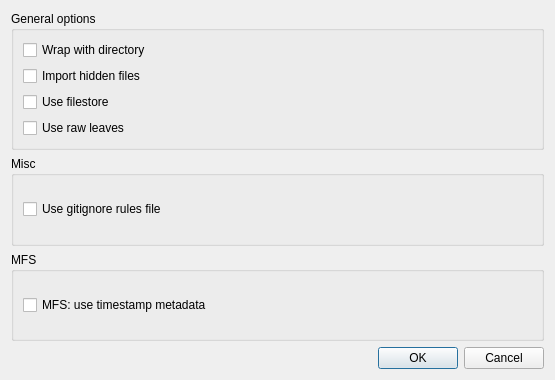
<?xml version="1.0" encoding="UTF-8"?>
<ui version="4.0">
 <class>MFSImportOptionsDialog</class>
 <widget class="QDialog" name="MFSImportOptionsDialog">
  <property name="geometry">
   <rect>
    <x>0</x>
    <y>0</y>
    <width>555</width>
    <height>380</height>
   </rect>
  </property>
  <property name="windowTitle">
   <string>Import options</string>
  </property>
  <layout class="QVBoxLayout" name="verticalLayout_2">
   <item>
    <layout class="QVBoxLayout" name="verticalLayout">
     <item>
      <widget class="QGroupBox" name="groupBox">
       <property name="title">
        <string>General options</string>
       </property>
       <layout class="QGridLayout" name="gridLayout_3">
        <item row="0" column="0">
         <layout class="QGridLayout" name="gridLayout_2">
          <item row="0" column="0">
           <widget class="QCheckBox" name="wrap">
            <property name="toolTip">
             <string>&lt;html&gt;&lt;head/&gt;&lt;body&gt;&lt;p&gt;Wrap added files/directories with a directory&lt;/p&gt;&lt;/body&gt;&lt;/html&gt;</string>
            </property>
            <property name="text">
             <string>Wrap with directory</string>
            </property>
           </widget>
          </item>
          <item row="1" column="0">
           <widget class="QCheckBox" name="hiddenFiles">
            <property name="toolTip">
             <string>&lt;html&gt;&lt;head/&gt;&lt;body&gt;&lt;p&gt;Import hidden files from the directory&lt;/p&gt;&lt;/body&gt;&lt;/html&gt;</string>
            </property>
            <property name="text">
             <string>Import hidden files</string>
            </property>
           </widget>
          </item>
         </layout>
        </item>
        <item row="1" column="0">
         <widget class="QCheckBox" name="filestore">
          <property name="toolTip">
           <string>&lt;html&gt;&lt;head/&gt;&lt;body&gt;&lt;p&gt;Use the IPFS filestore (avoids duplicating files)&lt;/p&gt;&lt;/body&gt;&lt;/html&gt;</string>
          </property>
          <property name="text">
           <string>Use filestore</string>
          </property>
         </widget>
        </item>
        <item row="2" column="0">
         <widget class="QCheckBox" name="rawLeaves">
          <property name="toolTip">
           <string>&lt;html&gt;&lt;head/&gt;&lt;body&gt;&lt;p&gt;Use raw blocks for leaf nodes&lt;/p&gt;&lt;/body&gt;&lt;/html&gt;</string>
          </property>
          <property name="text">
           <string>Use raw leaves</string>
          </property>
         </widget>
        </item>
       </layout>
      </widget>
     </item>
     <item>
      <widget class="QGroupBox" name="groupBox_2">
       <property name="title">
        <string>Misc</string>
       </property>
       <layout class="QGridLayout" name="gridLayout_5">
        <item row="0" column="0">
         <layout class="QGridLayout" name="gridLayout_4">
          <item row="0" column="0">
           <widget class="QCheckBox" name="gitignore">
            <property name="toolTip">
             <string>&lt;html&gt;&lt;head/&gt;&lt;body&gt;&lt;p&gt;Load the git ignore rules file if present&lt;/p&gt;&lt;/body&gt;&lt;/html&gt;</string>
            </property>
            <property name="text">
             <string>Use gitignore rules file</string>
            </property>
           </widget>
          </item>
         </layout>
        </item>
       </layout>
      </widget>
     </item>
     <item>
      <widget class="QGroupBox" name="groupBox_3">
       <property name="title">
        <string>MFS</string>
       </property>
       <layout class="QGridLayout" name="gridLayout_8">
        <item row="0" column="0">
         <layout class="QGridLayout" name="gridLayout_7">
          <item row="0" column="0">
           <widget class="QCheckBox" name="tsMetadata">
            <property name="toolTip">
             <string>&lt;html&gt;&lt;head/&gt;&lt;body&gt;&lt;p&gt;Store timestamp metadata in the MFS link&lt;/p&gt;&lt;/body&gt;&lt;/html&gt;</string>
            </property>
            <property name="text">
             <string>MFS: use timestamp metadata</string>
            </property>
           </widget>
          </item>
         </layout>
        </item>
       </layout>
      </widget>
     </item>
    </layout>
   </item>
   <item>
    <widget class="QDialogButtonBox" name="buttonBox">
     <property name="standardButtons">
      <set>QDialogButtonBox::Cancel|QDialogButtonBox::Ok</set>
     </property>
    </widget>
   </item>
  </layout>
 </widget>
 <resources/>
 <connections/>
</ui>
